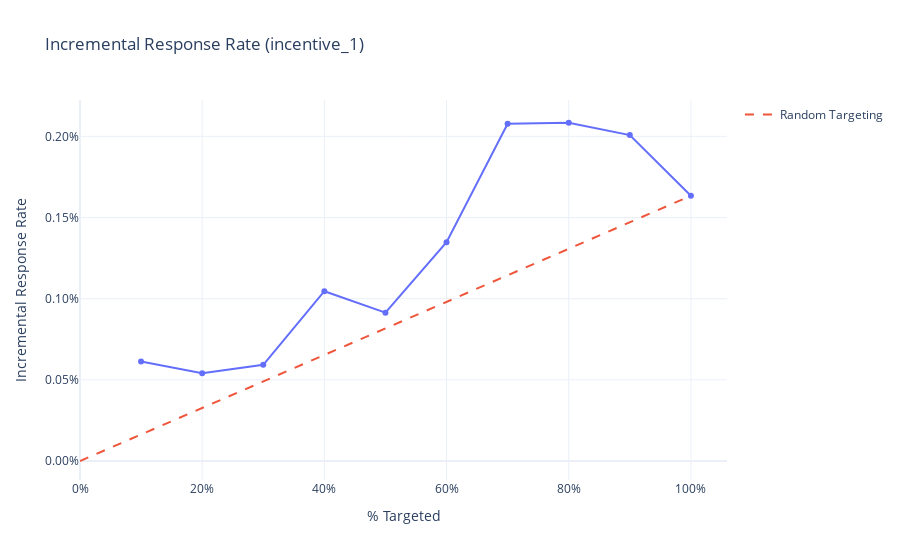
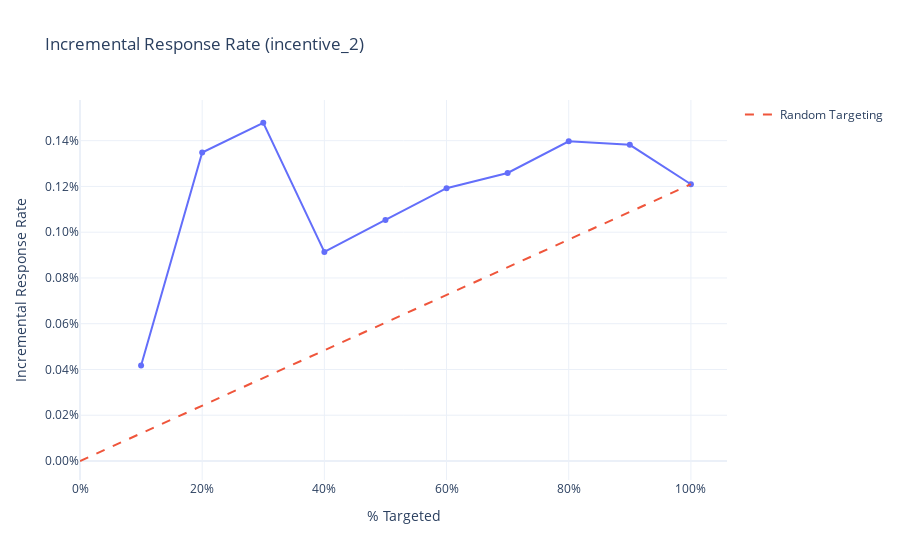
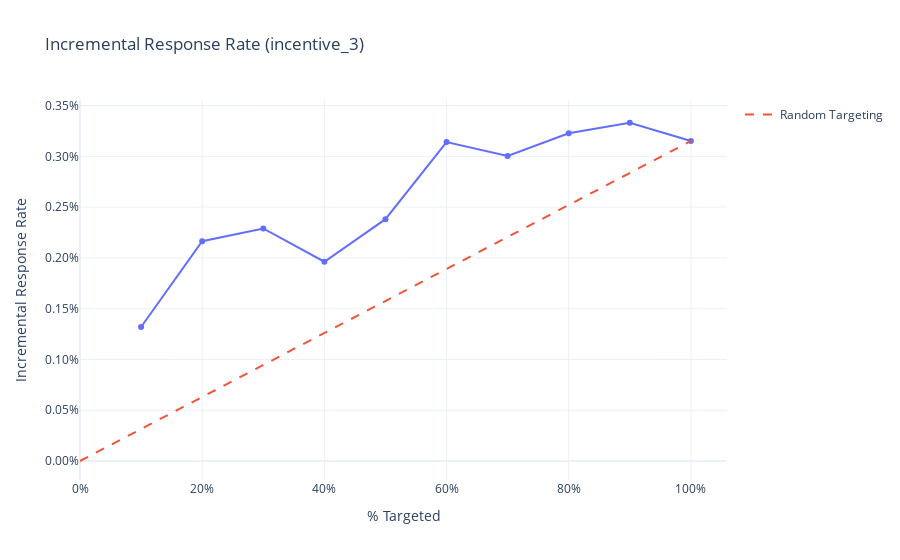
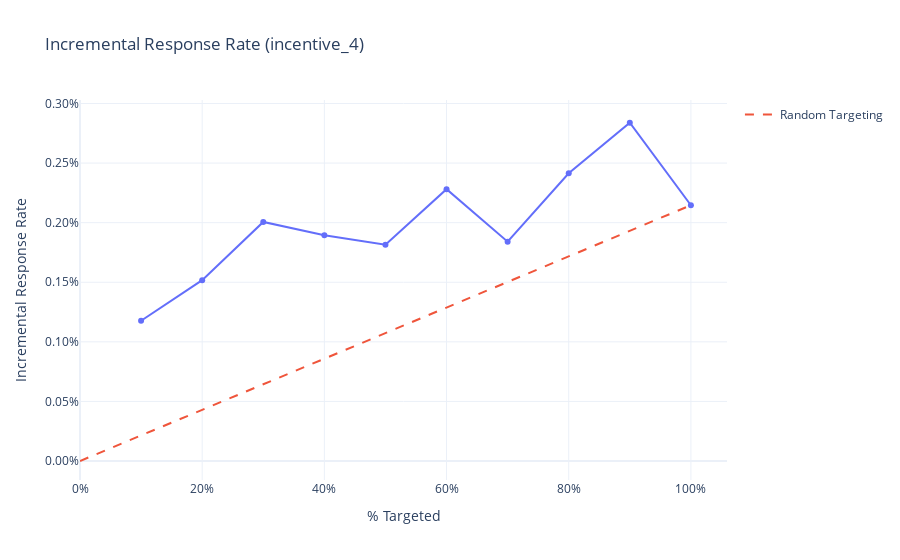

Notebook source saved alongside these figures, in order:
### Code cell
import plotly.io as pio
pio.renderers.default = "jupyterlab"
out_dir = Path("Output")
out_dir.mkdir(parents=True, exist_ok=True)

for k, qini_k in qini_bins.groupby("incentive_k", sort=True):
    fig = plot_incremental_response_rate(qini_k)

    incentive = f"incentive_{k}"

    # Add incentive number to the title
    fig.update_layout(
        title=f"Incremental Response Rate ({incentive})"
    )

    fig.write_html(out_dir / f"{incentive}_incremental_response_rate.html")

    fig.show()

### Figure 1 — Plotly figure (JSON) as saved in the notebook; plotly's stock layout.template omitted (floating-point values rounded to 4 significant figures)
{"data": [{"hovertemplate": "% Targeted=%{x}<br>Incremental Response Rate=%{y}<extra></extra>", "legendgroup": "", "line": {"color": "#636efa", "dash": "solid"}, "marker": {"symbol": "circle"}, "mode": "lines+markers", "name": "", "orientation": "v", "showlegend": false, "type": "scatter", "x": [0.1, 0.2, 0.3, 0.4, 0.5, 0.6, 0.7, 0.8, 0.9, 1.0], "xaxis": "x", "y": [0.0006135, 0.0005412, 0.0005926, 0.001046, 0.000914, 0.001348, 0.002078, 0.002084, 0.002008, 0.001634], "yaxis": "y"}, {"line": {"dash": "dash"}, "mode": "lines", "name": "Random Targeting", "type": "scatter", "x": [0, 1], "y": [0, 0.001634]}], "layout": {"legend": {"title": {"text": ""}, "tracegroupgap": 0}, "title": {"text": "Incremental Response Rate (incentive_1)"}, "xaxis": {"anchor": "y", "domain": [0, 1], "tickformat": ".0%", "title": {"text": "% Targeted"}}, "yaxis": {"anchor": "x", "domain": [0, 1], "tickformat": ".2%", "title": {"text": "Incremental Response Rate"}}}}

### Figure 2 — Plotly figure (JSON) as saved in the notebook; plotly's stock layout.template omitted (floating-point values rounded to 4 significant figures)
{"data": [{"hovertemplate": "% Targeted=%{x}<br>Incremental Response Rate=%{y}<extra></extra>", "legendgroup": "", "line": {"color": "#636efa", "dash": "solid"}, "marker": {"symbol": "circle"}, "mode": "lines+markers", "name": "", "orientation": "v", "showlegend": false, "type": "scatter", "x": [0.1, 0.2, 0.3, 0.4, 0.5, 0.6, 0.7, 0.8, 0.9, 1.0], "xaxis": "x", "y": [0.000417, 0.001348, 0.001478, 0.0009136, 0.001053, 0.001192, 0.001259, 0.001397, 0.001382, 0.001209], "yaxis": "y"}, {"line": {"dash": "dash"}, "mode": "lines", "name": "Random Targeting", "type": "scatter", "x": [0, 1], "y": [0, 0.001209]}], "layout": {"legend": {"title": {"text": ""}, "tracegroupgap": 0}, "title": {"text": "Incremental Response Rate (incentive_2)"}, "xaxis": {"anchor": "y", "domain": [0, 1], "tickformat": ".0%", "title": {"text": "% Targeted"}}, "yaxis": {"anchor": "x", "domain": [0, 1], "tickformat": ".2%", "title": {"text": "Incremental Response Rate"}}}}

### Figure 3 — Plotly figure (JSON) as saved in the notebook; plotly's stock layout.template omitted (floating-point values rounded to 4 significant figures)
{"data": [{"hovertemplate": "% Targeted=%{x}<br>Incremental Response Rate=%{y}<extra></extra>", "legendgroup": "", "line": {"color": "#636efa", "dash": "solid"}, "marker": {"symbol": "circle"}, "mode": "lines+markers", "name": "", "orientation": "v", "showlegend": false, "type": "scatter", "x": [0.1, 0.2, 0.3, 0.4, 0.5, 0.6, 0.7, 0.8, 0.9, 1.0], "xaxis": "x", "y": [0.001319, 0.002164, 0.00229, 0.001963, 0.002382, 0.003141, 0.003004, 0.003227, 0.003331, 0.003152], "yaxis": "y"}, {"line": {"dash": "dash"}, "mode": "lines", "name": "Random Targeting", "type": "scatter", "x": [0, 1], "y": [0, 0.003152]}], "layout": {"legend": {"title": {"text": ""}, "tracegroupgap": 0}, "title": {"text": "Incremental Response Rate (incentive_3)"}, "xaxis": {"anchor": "y", "domain": [0, 1], "tickformat": ".0%", "title": {"text": "% Targeted"}}, "yaxis": {"anchor": "x", "domain": [0, 1], "tickformat": ".2%", "title": {"text": "Incremental Response Rate"}}}}

### Figure 4 — Plotly figure (JSON) as saved in the notebook; plotly's stock layout.template omitted (floating-point values rounded to 4 significant figures)
{"data": [{"hovertemplate": "% Targeted=%{x}<br>Incremental Response Rate=%{y}<extra></extra>", "legendgroup": "", "line": {"color": "#636efa", "dash": "solid"}, "marker": {"symbol": "circle"}, "mode": "lines+markers", "name": "", "orientation": "v", "showlegend": false, "type": "scatter", "x": [0.1, 0.2, 0.3, 0.4, 0.5, 0.6, 0.7, 0.8, 0.9, 1.0], "xaxis": "x", "y": [0.001177, 0.001517, 0.002006, 0.001895, 0.001815, 0.002281, 0.001841, 0.002415, 0.002839, 0.002146], "yaxis": "y"}, {"line": {"dash": "dash"}, "mode": "lines", "name": "Random Targeting", "type": "scatter", "x": [0, 1], "y": [0, 0.002146]}], "layout": {"legend": {"title": {"text": ""}, "tracegroupgap": 0}, "title": {"text": "Incremental Response Rate (incentive_4)"}, "xaxis": {"anchor": "y", "domain": [0, 1], "tickformat": ".0%", "title": {"text": "% Targeted"}}, "yaxis": {"anchor": "x", "domain": [0, 1], "tickformat": ".2%", "title": {"text": "Incremental Response Rate"}}}}
